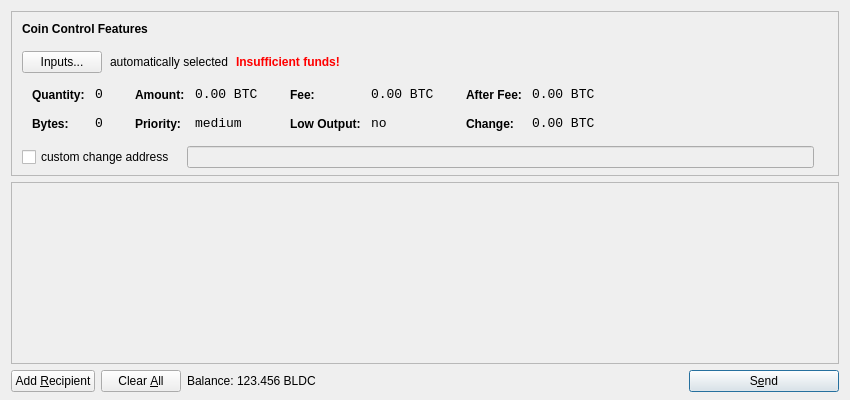
<?xml version="1.0" encoding="UTF-8"?>
<ui version="4.0">
 <class>SendCoinsDialog</class>
 <widget class="QDialog" name="SendCoinsDialog">
  <property name="geometry">
   <rect>
    <x>0</x>
    <y>0</y>
    <width>850</width>
    <height>400</height>
   </rect>
  </property>
  <property name="windowTitle">
   <string>Send Coins</string>
  </property>
  <layout class="QVBoxLayout" name="verticalLayout" stretch="0,1,0">
   <property name="bottomMargin">
    <number>8</number>
   </property>
   <item>
    <widget class="QFrame" name="frameCoinControl">
     <property name="sizePolicy">
      <sizepolicy hsizetype="Expanding" vsizetype="Expanding">
       <horstretch>0</horstretch>
       <verstretch>0</verstretch>
      </sizepolicy>
     </property>
     <property name="maximumSize">
      <size>
       <width>16777215</width>
       <height>16777215</height>
      </size>
     </property>
     <property name="frameShape">
      <enum>QFrame::StyledPanel</enum>
     </property>
     <property name="frameShadow">
      <enum>QFrame::Sunken</enum>
     </property>
     <layout class="QVBoxLayout" name="verticalLayoutCoinControl2">
      <property name="spacing">
       <number>-1</number>
      </property>
      <property name="leftMargin">
       <number>0</number>
      </property>
      <property name="topMargin">
       <number>0</number>
      </property>
      <property name="rightMargin">
       <number>0</number>
      </property>
      <property name="bottomMargin">
       <number>6</number>
      </property>
      <item>
       <layout class="QVBoxLayout" name="verticalLayoutCoinControl" stretch="0,0,0,0,1">
        <property name="spacing">
         <number>0</number>
        </property>
        <property name="leftMargin">
         <number>10</number>
        </property>
        <property name="topMargin">
         <number>10</number>
        </property>
        <item>
         <layout class="QHBoxLayout" name="horizontalLayoutCoinControl1">
          <property name="bottomMargin">
           <number>15</number>
          </property>
          <item>
           <widget class="QLabel" name="labelCoinControlFeatures">
            <property name="sizePolicy">
             <sizepolicy hsizetype="Preferred" vsizetype="Maximum">
              <horstretch>0</horstretch>
              <verstretch>0</verstretch>
             </sizepolicy>
            </property>
            <property name="font">
             <font>
              <weight>75</weight>
              <bold>true</bold>
             </font>
            </property>
            <property name="styleSheet">
             <string notr="true">font-weight:bold;</string>
            </property>
            <property name="text">
             <string>Coin Control Features</string>
            </property>
           </widget>
          </item>
         </layout>
        </item>
        <item>
         <layout class="QHBoxLayout" name="horizontalLayoutCoinControl2" stretch="0,0,0,0">
          <property name="spacing">
           <number>8</number>
          </property>
          <property name="bottomMargin">
           <number>10</number>
          </property>
          <item>
           <widget class="QPushButton" name="pushButtonCoinControl">
            <property name="styleSheet">
             <string notr="true"/>
            </property>
            <property name="text">
             <string>Inputs...</string>
            </property>
           </widget>
          </item>
          <item>
           <widget class="QLabel" name="labelCoinControlAutomaticallySelected">
            <property name="text">
             <string>automatically selected</string>
            </property>
            <property name="margin">
             <number>5</number>
            </property>
           </widget>
          </item>
          <item>
           <widget class="QLabel" name="labelCoinControlInsuffFunds">
            <property name="font">
             <font>
              <weight>75</weight>
              <bold>true</bold>
             </font>
            </property>
            <property name="styleSheet">
             <string notr="true">color:red;font-weight:bold;</string>
            </property>
            <property name="text">
             <string>Insufficient funds!</string>
            </property>
            <property name="margin">
             <number>5</number>
            </property>
           </widget>
          </item>
          <item>
           <spacer name="horizontalSpacerCoinControl">
            <property name="orientation">
             <enum>Qt::Horizontal</enum>
            </property>
            <property name="sizeHint" stdset="0">
             <size>
              <width>40</width>
              <height>1</height>
             </size>
            </property>
           </spacer>
          </item>
         </layout>
        </item>
        <item>
         <widget class="QWidget" name="widgetCoinControl" native="true">
          <property name="sizePolicy">
           <sizepolicy hsizetype="Preferred" vsizetype="Preferred">
            <horstretch>0</horstretch>
            <verstretch>0</verstretch>
           </sizepolicy>
          </property>
          <property name="minimumSize">
           <size>
            <width>0</width>
            <height>0</height>
           </size>
          </property>
          <property name="styleSheet">
           <string notr="true"/>
          </property>
          <layout class="QHBoxLayout" name="horizontalLayoutCoinControl5">
           <property name="margin">
            <number>0</number>
           </property>
           <item>
            <layout class="QHBoxLayout" name="horizontalLayoutCoinControl3" stretch="0,0,0,1">
             <property name="spacing">
              <number>20</number>
             </property>
             <property name="topMargin">
              <number>0</number>
             </property>
             <property name="bottomMargin">
              <number>10</number>
             </property>
             <item>
              <layout class="QFormLayout" name="formLayoutCoinControl1">
               <property name="horizontalSpacing">
                <number>10</number>
               </property>
               <property name="verticalSpacing">
                <number>14</number>
               </property>
               <property name="leftMargin">
                <number>10</number>
               </property>
               <property name="topMargin">
                <number>4</number>
               </property>
               <property name="rightMargin">
                <number>6</number>
               </property>
               <item row="0" column="0">
                <widget class="QLabel" name="labelCoinControlQuantityText">
                 <property name="styleSheet">
                  <string notr="true">font-weight:bold;</string>
                 </property>
                 <property name="text">
                  <string>Quantity:</string>
                 </property>
                 <property name="margin">
                  <number>0</number>
                 </property>
                </widget>
               </item>
               <item row="0" column="1">
                <widget class="QLabel" name="labelCoinControlQuantity">
                 <property name="font">
                  <font>
                   <family>Monospace</family>
                   <pointsize>10</pointsize>
                  </font>
                 </property>
                 <property name="cursor">
                  <cursorShape>IBeamCursor</cursorShape>
                 </property>
                 <property name="contextMenuPolicy">
                  <enum>Qt::ActionsContextMenu</enum>
                 </property>
                 <property name="text">
                  <string notr="true">0</string>
                 </property>
                 <property name="margin">
                  <number>0</number>
                 </property>
                 <property name="textInteractionFlags">
                  <set>Qt::LinksAccessibleByMouse|Qt::TextSelectableByKeyboard|Qt::TextSelectableByMouse</set>
                 </property>
                </widget>
               </item>
               <item row="1" column="0">
                <widget class="QLabel" name="labelCoinControlBytesText">
                 <property name="styleSheet">
                  <string notr="true">font-weight:bold;</string>
                 </property>
                 <property name="text">
                  <string>Bytes:</string>
                 </property>
                </widget>
               </item>
               <item row="1" column="1">
                <widget class="QLabel" name="labelCoinControlBytes">
                 <property name="font">
                  <font>
                   <family>Monospace</family>
                   <pointsize>10</pointsize>
                  </font>
                 </property>
                 <property name="cursor">
                  <cursorShape>IBeamCursor</cursorShape>
                 </property>
                 <property name="contextMenuPolicy">
                  <enum>Qt::ActionsContextMenu</enum>
                 </property>
                 <property name="text">
                  <string notr="true">0</string>
                 </property>
                 <property name="textInteractionFlags">
                  <set>Qt::LinksAccessibleByMouse|Qt::TextSelectableByKeyboard|Qt::TextSelectableByMouse</set>
                 </property>
                </widget>
               </item>
              </layout>
             </item>
             <item>
              <layout class="QFormLayout" name="formLayoutCoinControl2">
               <property name="horizontalSpacing">
                <number>10</number>
               </property>
               <property name="verticalSpacing">
                <number>14</number>
               </property>
               <property name="leftMargin">
                <number>6</number>
               </property>
               <property name="topMargin">
                <number>4</number>
               </property>
               <property name="rightMargin">
                <number>6</number>
               </property>
               <item row="0" column="0">
                <widget class="QLabel" name="labelCoinControlAmountText">
                 <property name="styleSheet">
                  <string notr="true">font-weight:bold;</string>
                 </property>
                 <property name="text">
                  <string>Amount:</string>
                 </property>
                 <property name="margin">
                  <number>0</number>
                 </property>
                </widget>
               </item>
               <item row="0" column="1">
                <widget class="QLabel" name="labelCoinControlAmount">
                 <property name="font">
                  <font>
                   <family>Monospace</family>
                   <pointsize>10</pointsize>
                  </font>
                 </property>
                 <property name="cursor">
                  <cursorShape>IBeamCursor</cursorShape>
                 </property>
                 <property name="contextMenuPolicy">
                  <enum>Qt::ActionsContextMenu</enum>
                 </property>
                 <property name="text">
                  <string notr="true">0.00 BTC</string>
                 </property>
                 <property name="textInteractionFlags">
                  <set>Qt::LinksAccessibleByMouse|Qt::TextSelectableByKeyboard|Qt::TextSelectableByMouse</set>
                 </property>
                </widget>
               </item>
               <item row="1" column="0">
                <widget class="QLabel" name="labelCoinControlPriorityText">
                 <property name="styleSheet">
                  <string notr="true">font-weight:bold;</string>
                 </property>
                 <property name="text">
                  <string>Priority:</string>
                 </property>
                </widget>
               </item>
               <item row="1" column="1">
                <widget class="QLabel" name="labelCoinControlPriority">
                 <property name="font">
                  <font>
                   <family>Monospace</family>
                   <pointsize>10</pointsize>
                  </font>
                 </property>
                 <property name="cursor">
                  <cursorShape>IBeamCursor</cursorShape>
                 </property>
                 <property name="contextMenuPolicy">
                  <enum>Qt::ActionsContextMenu</enum>
                 </property>
                 <property name="text">
                  <string>medium</string>
                 </property>
                 <property name="textInteractionFlags">
                  <set>Qt::LinksAccessibleByMouse|Qt::TextSelectableByKeyboard|Qt::TextSelectableByMouse</set>
                 </property>
                </widget>
               </item>
              </layout>
             </item>
             <item>
              <layout class="QFormLayout" name="formLayoutCoinControl3">
               <property name="horizontalSpacing">
                <number>10</number>
               </property>
               <property name="verticalSpacing">
                <number>14</number>
               </property>
               <property name="leftMargin">
                <number>6</number>
               </property>
               <property name="topMargin">
                <number>4</number>
               </property>
               <property name="rightMargin">
                <number>6</number>
               </property>
               <item row="0" column="0">
                <widget class="QLabel" name="labelCoinControlFeeText">
                 <property name="styleSheet">
                  <string notr="true">font-weight:bold;</string>
                 </property>
                 <property name="text">
                  <string>Fee:</string>
                 </property>
                 <property name="margin">
                  <number>0</number>
                 </property>
                </widget>
               </item>
               <item row="0" column="1">
                <widget class="QLabel" name="labelCoinControlFee">
                 <property name="font">
                  <font>
                   <family>Monospace</family>
                   <pointsize>10</pointsize>
                  </font>
                 </property>
                 <property name="cursor">
                  <cursorShape>IBeamCursor</cursorShape>
                 </property>
                 <property name="contextMenuPolicy">
                  <enum>Qt::ActionsContextMenu</enum>
                 </property>
                 <property name="text">
                  <string notr="true">0.00 BTC</string>
                 </property>
                 <property name="textInteractionFlags">
                  <set>Qt::LinksAccessibleByMouse|Qt::TextSelectableByKeyboard|Qt::TextSelectableByMouse</set>
                 </property>
                </widget>
               </item>
               <item row="1" column="0">
                <widget class="QLabel" name="labelCoinControlLowOutputText">
                 <property name="styleSheet">
                  <string notr="true">font-weight:bold;</string>
                 </property>
                 <property name="text">
                  <string>Low Output:</string>
                 </property>
                </widget>
               </item>
               <item row="1" column="1">
                <widget class="QLabel" name="labelCoinControlLowOutput">
                 <property name="font">
                  <font>
                   <family>Monospace</family>
                   <pointsize>10</pointsize>
                  </font>
                 </property>
                 <property name="cursor">
                  <cursorShape>IBeamCursor</cursorShape>
                 </property>
                 <property name="contextMenuPolicy">
                  <enum>Qt::ActionsContextMenu</enum>
                 </property>
                 <property name="text">
                  <string>no</string>
                 </property>
                 <property name="textInteractionFlags">
                  <set>Qt::LinksAccessibleByMouse|Qt::TextSelectableByKeyboard|Qt::TextSelectableByMouse</set>
                 </property>
                </widget>
               </item>
              </layout>
             </item>
             <item>
              <layout class="QFormLayout" name="formLayoutCoinControl4">
               <property name="horizontalSpacing">
                <number>10</number>
               </property>
               <property name="verticalSpacing">
                <number>14</number>
               </property>
               <property name="leftMargin">
                <number>6</number>
               </property>
               <property name="topMargin">
                <number>4</number>
               </property>
               <property name="rightMargin">
                <number>6</number>
               </property>
               <item row="0" column="0">
                <widget class="QLabel" name="labelCoinControlAfterFeeText">
                 <property name="styleSheet">
                  <string notr="true">font-weight:bold;</string>
                 </property>
                 <property name="text">
                  <string>After Fee:</string>
                 </property>
                 <property name="margin">
                  <number>0</number>
                 </property>
                </widget>
               </item>
               <item row="0" column="1">
                <widget class="QLabel" name="labelCoinControlAfterFee">
                 <property name="font">
                  <font>
                   <family>Monospace</family>
                   <pointsize>10</pointsize>
                  </font>
                 </property>
                 <property name="cursor">
                  <cursorShape>IBeamCursor</cursorShape>
                 </property>
                 <property name="contextMenuPolicy">
                  <enum>Qt::ActionsContextMenu</enum>
                 </property>
                 <property name="text">
                  <string notr="true">0.00 BTC</string>
                 </property>
                 <property name="textInteractionFlags">
                  <set>Qt::LinksAccessibleByMouse|Qt::TextSelectableByKeyboard|Qt::TextSelectableByMouse</set>
                 </property>
                </widget>
               </item>
               <item row="1" column="0">
                <widget class="QLabel" name="labelCoinControlChangeText">
                 <property name="styleSheet">
                  <string notr="true">font-weight:bold;</string>
                 </property>
                 <property name="text">
                  <string>Change:</string>
                 </property>
                </widget>
               </item>
               <item row="1" column="1">
                <widget class="QLabel" name="labelCoinControlChange">
                 <property name="font">
                  <font>
                   <family>Monospace</family>
                   <pointsize>10</pointsize>
                  </font>
                 </property>
                 <property name="cursor">
                  <cursorShape>IBeamCursor</cursorShape>
                 </property>
                 <property name="contextMenuPolicy">
                  <enum>Qt::ActionsContextMenu</enum>
                 </property>
                 <property name="text">
                  <string notr="true">0.00 BTC</string>
                 </property>
                 <property name="textInteractionFlags">
                  <set>Qt::LinksAccessibleByMouse|Qt::TextSelectableByKeyboard|Qt::TextSelectableByMouse</set>
                 </property>
                </widget>
               </item>
              </layout>
             </item>
            </layout>
           </item>
          </layout>
         </widget>
        </item>
        <item>
         <layout class="QHBoxLayout" name="horizontalLayoutCoinControl4" stretch="0,0,0">
          <property name="spacing">
           <number>12</number>
          </property>
          <property name="sizeConstraint">
           <enum>QLayout::SetDefaultConstraint</enum>
          </property>
          <property name="topMargin">
           <number>5</number>
          </property>
          <property name="rightMargin">
           <number>5</number>
          </property>
          <item>
           <widget class="QCheckBox" name="checkBoxCoinControlChange">
            <property name="text">
             <string>custom change address</string>
            </property>
           </widget>
          </item>
          <item>
           <widget class="QLineEdit" name="lineEditCoinControlChange">
            <property name="enabled">
             <bool>false</bool>
            </property>
            <property name="sizePolicy">
             <sizepolicy hsizetype="Expanding" vsizetype="Fixed">
              <horstretch>0</horstretch>
              <verstretch>0</verstretch>
             </sizepolicy>
            </property>
           </widget>
          </item>
          <item>
           <widget class="QLabel" name="labelCoinControlChangeLabel">
            <property name="sizePolicy">
             <sizepolicy hsizetype="Preferred" vsizetype="Expanding">
              <horstretch>0</horstretch>
              <verstretch>0</verstretch>
             </sizepolicy>
            </property>
            <property name="minimumSize">
             <size>
              <width>0</width>
              <height>0</height>
             </size>
            </property>
            <property name="text">
             <string/>
            </property>
            <property name="margin">
             <number>3</number>
            </property>
           </widget>
          </item>
         </layout>
        </item>
        <item>
         <spacer name="verticalSpacerCoinControl">
          <property name="orientation">
           <enum>Qt::Vertical</enum>
          </property>
          <property name="sizeHint" stdset="0">
           <size>
            <width>800</width>
            <height>1</height>
           </size>
          </property>
         </spacer>
        </item>
       </layout>
      </item>
     </layout>
    </widget>
   </item>
   <item>
    <widget class="QScrollArea" name="scrollArea">
     <property name="widgetResizable">
      <bool>true</bool>
     </property>
     <widget class="QWidget" name="scrollAreaWidgetContents">
      <property name="geometry">
       <rect>
        <x>0</x>
        <y>0</y>
        <width>830</width>
        <height>165</height>
       </rect>
      </property>
      <layout class="QVBoxLayout" name="verticalLayout_2">
       <property name="margin">
        <number>0</number>
       </property>
       <item>
        <layout class="QVBoxLayout" name="entries">
         <property name="spacing">
          <number>6</number>
         </property>
        </layout>
       </item>
       <item>
        <spacer name="verticalSpacer">
         <property name="orientation">
          <enum>Qt::Vertical</enum>
         </property>
         <property name="sizeHint" stdset="0">
          <size>
           <width>20</width>
           <height>40</height>
          </size>
         </property>
        </spacer>
       </item>
      </layout>
     </widget>
    </widget>
   </item>
   <item>
    <layout class="QHBoxLayout" name="horizontalLayout">
     <item>
      <widget class="QPushButton" name="addButton">
       <property name="toolTip">
        <string>Send to multiple recipients at once</string>
       </property>
       <property name="text">
        <string>Add &amp;Recipient</string>
       </property>
       <property name="icon">
        <iconset resource="../bitcoin.qrc">
         <normaloff>:/icons/add</normaloff>:/icons/add</iconset>
       </property>
       <property name="autoDefault">
        <bool>false</bool>
       </property>
      </widget>
     </item>
     <item>
      <widget class="QPushButton" name="clearButton">
       <property name="sizePolicy">
        <sizepolicy hsizetype="Minimum" vsizetype="Fixed">
         <horstretch>0</horstretch>
         <verstretch>0</verstretch>
        </sizepolicy>
       </property>
       <property name="toolTip">
        <string>Remove all transaction fields</string>
       </property>
       <property name="text">
        <string>Clear &amp;All</string>
       </property>
       <property name="icon">
        <iconset resource="../bitcoin.qrc">
         <normaloff>:/icons/remove</normaloff>:/icons/remove</iconset>
       </property>
       <property name="autoRepeatDelay">
        <number>300</number>
       </property>
       <property name="autoDefault">
        <bool>false</bool>
       </property>
      </widget>
     </item>
     <item>
      <layout class="QHBoxLayout" name="horizontalLayout_2">
       <property name="spacing">
        <number>3</number>
       </property>
       <item>
        <widget class="QLabel" name="label">
         <property name="text">
          <string>Balance:</string>
         </property>
        </widget>
       </item>
       <item>
        <widget class="QLabel" name="labelBalance">
         <property name="cursor">
          <cursorShape>IBeamCursor</cursorShape>
         </property>
         <property name="text">
          <string>123.456 BLDC</string>
         </property>
         <property name="textInteractionFlags">
          <set>Qt::LinksAccessibleByMouse|Qt::TextSelectableByKeyboard|Qt::TextSelectableByMouse</set>
         </property>
        </widget>
       </item>
      </layout>
     </item>
     <item>
      <spacer name="horizontalSpacer">
       <property name="orientation">
        <enum>Qt::Horizontal</enum>
       </property>
       <property name="sizeHint" stdset="0">
        <size>
         <width>40</width>
         <height>20</height>
        </size>
       </property>
      </spacer>
     </item>
     <item>
      <widget class="QPushButton" name="sendButton">
       <property name="minimumSize">
        <size>
         <width>150</width>
         <height>0</height>
        </size>
       </property>
       <property name="toolTip">
        <string>Confirm the send action</string>
       </property>
       <property name="text">
        <string>S&amp;end</string>
       </property>
       <property name="icon">
        <iconset resource="../bitcoin.qrc">
         <normaloff>:/icons/send</normaloff>:/icons/send</iconset>
       </property>
       <property name="default">
        <bool>true</bool>
       </property>
      </widget>
     </item>
    </layout>
   </item>
  </layout>
 </widget>
 <resources>
  <include location="../bitcoin.qrc"/>
 </resources>
 <connections/>
</ui>
